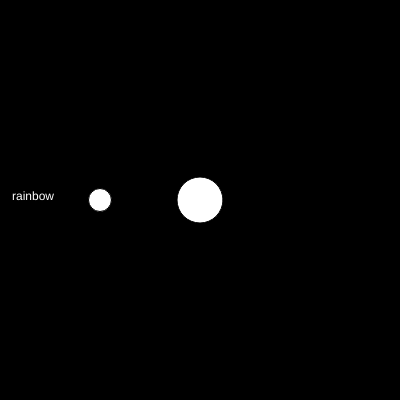
Frame 1 (no input)
Frame 60 (no input): identical to frame 1, image omitted
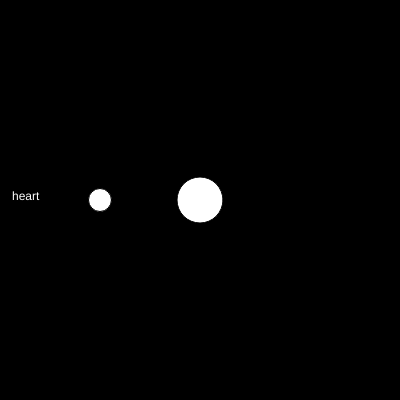
Frame 120 (the mouse pressed at the canvas centre since frame 60)

The p5.js sketch that drew these frames (run headless with seeded random() and noise() and a simulated clock; from frame 60 on, the mouse is pressed at the canvas centre):

// p5.js sketch
// ── sketch.js
let nums = [100, 25, 46, 72];
let words = ["rainbow", "heart", "purple", "friendship", "love", "foobar"];

// index controls word cycling
let index = 0;
function mousePressed() {
  index++;
  // reset index
  if (index == words.length) {
    index = 0;
  }
}

// num simple var to control radius
let num = 23;

function setup() {
  createCanvas(400, 400);
}

function draw() {
  background(0);
  ellipse(100, 200, num, num);

  ellipse(200, 200, nums[2], nums[2]);

  fill(255);
  text(words[index], 12, 200);
}
